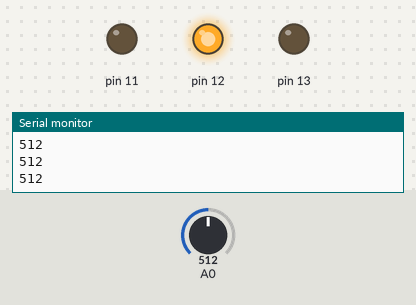
Bench run of a sketch on a simulated Arduino Uno, built with avr-gcc and run on an emulated ATmega328P. Shown: output pins drawn as LEDs (lit = HIGH), the last lines printed to the serial monitor. Inputs (shaded band) come from the test bench; at power-on: A0 = 512.

Above: at 1.2 s.
1.3 s: A0 set to 582
2.8 s: A0 set to 617
At 3.7 s:
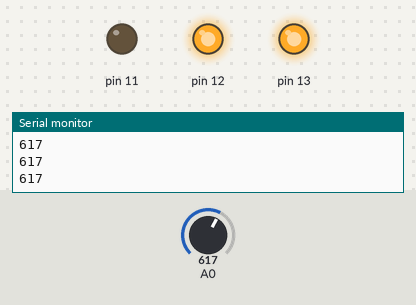
4.3 s: A0 set to 290
At 5.1 s:
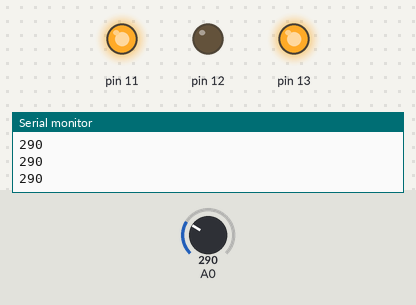
5.9 s: A0 set to 318
At 6.3 s:
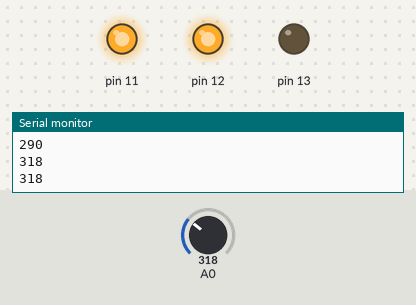
7.5 s: A0 set to 122
At 8.8 s:
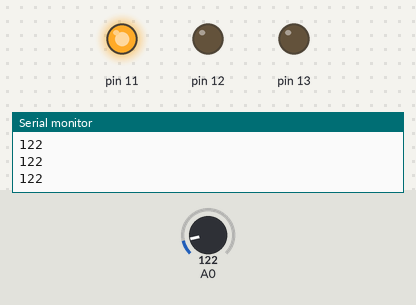
9.1 s: A0 set to 306
At 10.2 s:
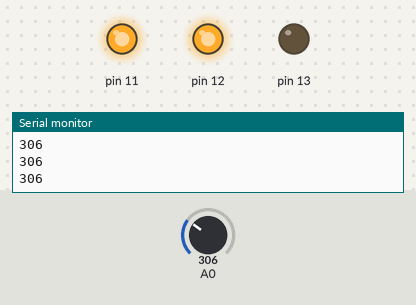
Timing chart, 0 to 11.7 s (numbered marks = the images above; inputs shaded):
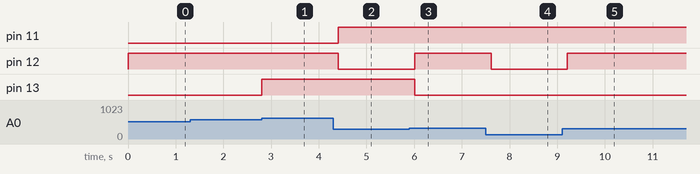

The sketch:

A017-livello-led.ino
```cpp
void setup() {
  pinMode(11, OUTPUT);
  pinMode(12, OUTPUT);
  pinMode(13, OUTPUT);
  Serial.begin(9600);
}

void loop() {
  int v = analogRead(A0);
  Serial.println(v);
  if (v == 0) {
    digitalWrite(11, LOW);
    digitalWrite(12, LOW);
    digitalWrite(13, LOW);
  } else if (v < 300) {
    digitalWrite(11, HIGH);
    digitalWrite(12, LOW);
  } else if (v < 600) {
    digitalWrite(12, HIGH);
    digitalWrite(13, LOW);
  } else {
    digitalWrite(13, HIGH);
  }
  delay(200);
}
```

Measured:
- the behaviour switches between 599 and 600 on A0 (found by bisection; images 0 and 1)
- the behaviour switches between 299 and 300 on A0 (found by bisection; images 2 and 3)
- after the input at 2.8 s, pin 13: LOW → HIGH at once
- after the input at 4.3 s, pin 11: LOW → HIGH after 0.11 s; pin 12: HIGH → LOW after 0.11 s
- after the input at 5.9 s, pin 12: LOW → HIGH after 0.11 s; pin 13: HIGH → LOW after 0.11 s
- after the input at 7.5 s, pin 12: HIGH → LOW after 0.11 s
- after the input at 9.1 s, pin 12: LOW → HIGH after 0.11 s
